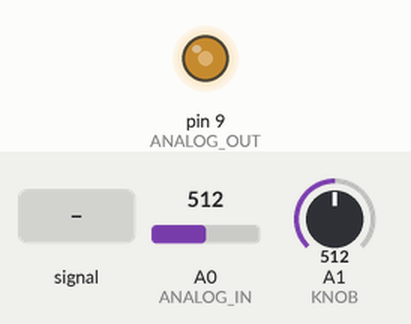
This sketch was run on a simulated Arduino Uno, built with avr-gcc and run on an emulated ATmega328P. On the bench: output pins drawn as LEDs (lit = HIGH). The test bench sets the inputs (shaded band); at power-on: A0 (ANALOG_IN) = 512, A1 (KNOB) = 512.

Above: at 1.2 s.
1.3 s: A0 (ANALOG_IN) fed a 200 Hz sine of ±81 counts around its level
4.3 s: A0 (ANALOG_IN) set to 900
At 4.6 s:
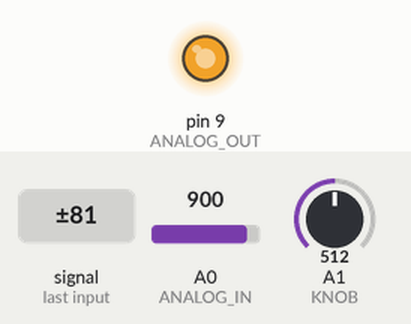
5.8 s: A0 (ANALOG_IN) set to 122
At 6.9 s:
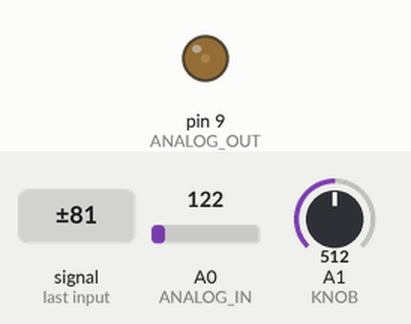
7.3 s: A0 (ANALOG_IN) set to 0
At 8.0 s:
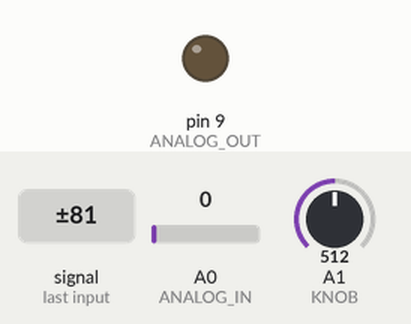
Timing chart, 0 to 9.8 s (numbered marks = the images above; inputs shaded):
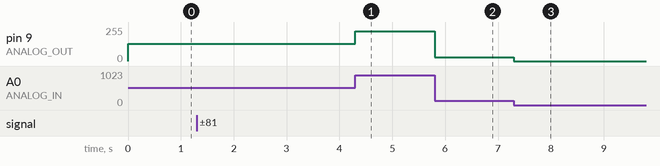

Measured:
- after the input at 5.8 s, pin 9 (ANALOG_OUT): 224/255 → 30/255 at once
- after the input at 7.3 s, pin 9 (ANALOG_OUT): 30/255 → 0/255 at once

The sketch:

variable_freq_DC.ino
```cpp
// Arduino uno code to sample analog input pin A0 and output PWM to pin 9
// Sampling frequency is variable from 0 to 1024Hz using a knob on pin A1
// Timing strategy is similar to zero-error pic timing by romanblack
// PWM is in fast mode with fixed high frequency and 10 bit range

// Define constants for pins and timer registers
#define ANALOG_IN A0 // analog input pin for sampling
#define ANALOG_OUT 9 // PWM output pin
#define KNOB A1 // analog input pin for knob

// Define variables for sampling frequency and period
int freq; // sampling frequency in Hz
unsigned long period; // sampling period in microseconds
static unsigned long last_time;

void setup() {
  // Set PWM output pin as output
  pinMode(ANALOG_OUT, OUTPUT);

  // Set timer 1 to fast PWM mode with ICR1 as top value
  TCCR1A = (1 << WGM11) | (1 << COM1A1); // clear OC1A on compare match, set at bottom
  TCCR1B = (1 << WGM13) | (1 << WGM12) | (1 << CS10); // fast PWM mode, no prescaler

  // Set ICR1 to 1023 for 10 bit resolution
  ICR1 = 1023;

  // Initialize last_time
  last_time = micros();
}

void loop() {
  // Read the knob value and map it to sampling frequency range
  int knob = analogRead(KNOB); // read knob value from 0 to 1023
  freq = map(knob, 0, 1023, 0, 1024); // map knob value to frequency from 0 to 1024 Hz

  // Calculate the sampling period in microseconds
  if (freq == 0) period = 1000000UL;
  else period = 1000000UL / freq; // divide one second by frequency

  // Read the analog input value and map it to PWM duty cycle range
  int analog_in = analogRead(ANALOG_IN); // read analog input value from 0 to 1023
  int pwm = map(analog_in, 0, 1023, 0, ICR1); // map analog input value to PWM duty cycle from 0 to ICR1

  // Set the OCR1A register to the PWM value
  OCR1A = pwm;

  // Delay for the sampling period using zero-error timing algorithm
  unsigned long now = micros(); // get the current time in microseconds
  unsigned long elapsed = now - last_time; // calculate the elapsed time since last sampling
  if (elapsed >= period) { // if the elapsed time is greater than or equal to the period
    last_time += period; // add the period to the last time for zero-error correction
    return; // return from the loop function
  }
}
```
